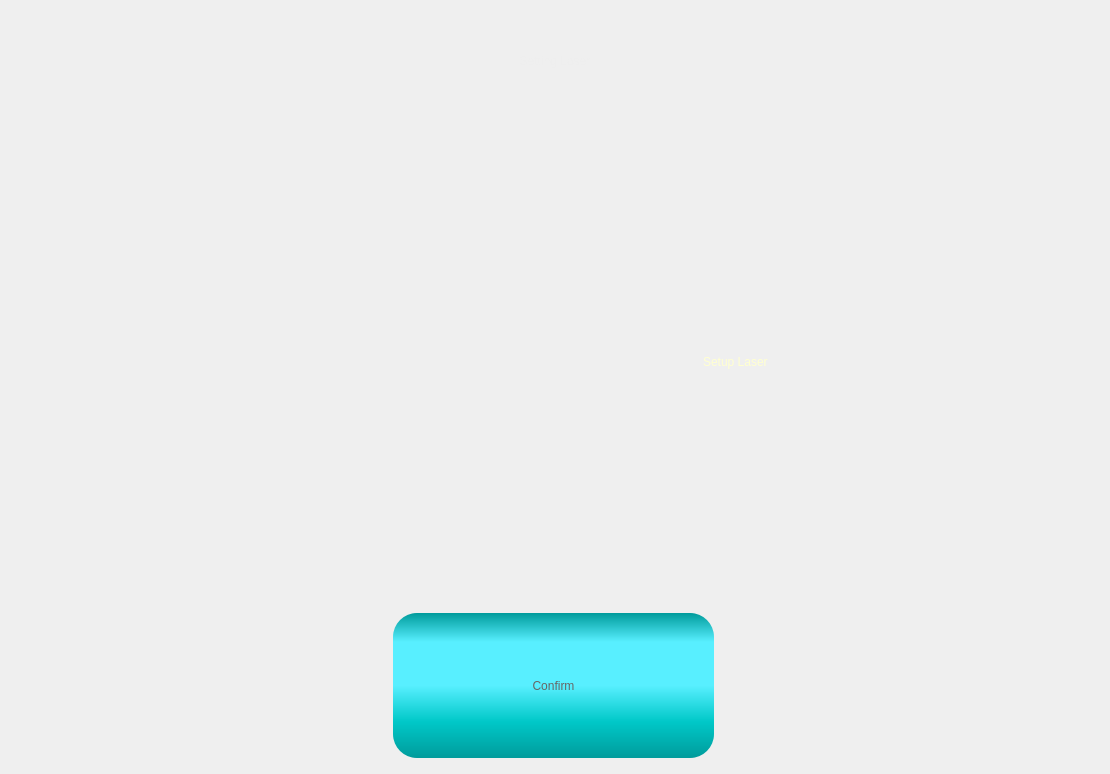
          <widget class="QWidget" name="pgLaser">
           <layout class="QGridLayout" name="gridLayout_10">
            <item row="1" column="0">
             <spacer name="horizontalSpacer_7">
              <property name="orientation">
               <enum>Qt::Horizontal</enum>
              </property>
              <property name="sizeHint" stdset="0">
               <size>
                <width>40</width>
                <height>20</height>
               </size>
              </property>
             </spacer>
            </item>
            <item row="1" column="2">
             <widget class="QLabel" name="label_11">
              <property name="minimumSize">
               <size>
                <width>350</width>
                <height>0</height>
               </size>
              </property>
              <property name="maximumSize">
               <size>
                <width>16777215</width>
                <height>16777215</height>
               </size>
              </property>
              <property name="styleSheet">
               <string notr="true">font: 24pt &quot;Arial&quot;;
color: rgb(255, 255, 208);</string>
              </property>
              <property name="text">
               <string>Setup Laser</string>
              </property>
             </widget>
            </item>
            <item row="1" column="1">
             <widget class="QWidget" name="widget_4" native="true">
              <property name="sizePolicy">
               <sizepolicy hsizetype="Fixed" vsizetype="Fixed">
                <horstretch>0</horstretch>
                <verstretch>0</verstretch>
               </sizepolicy>
              </property>
              <property name="minimumSize">
               <size>
                <width>640</width>
                <height>490</height>
               </size>
              </property>
              <property name="styleSheet">
               <string notr="true">background-image:url(C:/Leon/image/robot.png)</string>
              </property>
             </widget>
            </item>
            <item row="1" column="3">
             <spacer name="horizontalSpacer_6">
              <property name="orientation">
               <enum>Qt::Horizontal</enum>
              </property>
              <property name="sizeHint" stdset="0">
               <size>
                <width>40</width>
                <height>20</height>
               </size>
              </property>
             </spacer>
            </item>
            <item row="2" column="0" colspan="4">
             <layout class="QHBoxLayout" name="horizontalLayout">
              <item>
               <widget class="QPushButton" name="btnNext_settingLaser">
                <property name="sizePolicy">
                 <sizepolicy hsizetype="Maximum" vsizetype="Fixed">
                  <horstretch>0</horstretch>
                  <verstretch>0</verstretch>
                 </sizepolicy>
                </property>
                <property name="minimumSize">
                 <size>
                  <width>324</width>
                  <height>150</height>
                 </size>
                </property>
                <property name="maximumSize">
                 <size>
                  <width>324</width>
                  <height>16777215</height>
                 </size>
                </property>
                <property name="styleSheet">
                 <string notr="true">QPushButton{
font: 48pt &quot;Arial&quot;;
color:#666666;
border-radius:24px;
background-color: qlineargradient(spread:pad, x1:0, y1:0, x2:0, y2:1, stop:0 rgba(0, 155, 155, 255), stop:0.2 rgba(88, 239, 255, 255), stop:0.5 rgba(88, 239, 255, 255), stop:0.75 rgba(0, 200, 200, 255),  stop:1 rgba(0, 155, 155, 255));
padding: 0px 20px;
margin-bottom:5px;
margin-right:3px;
}

QPushButton:hover{
color:#aa3333;
background-color: qlineargradient(spread:pad, x1:0, y1:0, x2:0, y2:1, stop:0 rgba(50, 155, 155, 255), stop:0.2 rgba(150, 239, 255, 255), stop:0.5 rgba(150, 239, 255, 255), stop:0.75 rgba(50, 200, 200, 255),  stop:1 rgba(50, 155, 155, 255));
}

QPushButton:pressed{
margin-top:5px;
margin-bottom:0px;
margin-left:3px;
margin-right:0px;
}</string>
                </property>
                <property name="text">
                 <string>Confirm</string>
                </property>
               </widget>
              </item>
             </layout>
            </item>
            <item row="0" column="0" colspan="4">
             <widget class="QLabel" name="label_title_4">
              <property name="minimumSize">
               <size>
                <width>0</width>
                <height>100</height>
               </size>
              </property>
              <property name="maximumSize">
               <size>
                <width>16777215</width>
                <height>100</height>
               </size>
              </property>
              <property name="styleSheet">
               <string notr="true">	color:#eeeeee;
	font: 64pt &quot;Cascadia Code SemiBold&quot;;
	padding:0px;
	margin:0px;</string>
              </property>
              <property name="text">
               <string>Setting Laser</string>
              </property>
              <property name="alignment">
               <set>Qt::AlignCenter</set>
              </property>
             </widget>
            </item>
           </layout>
          </widget>
